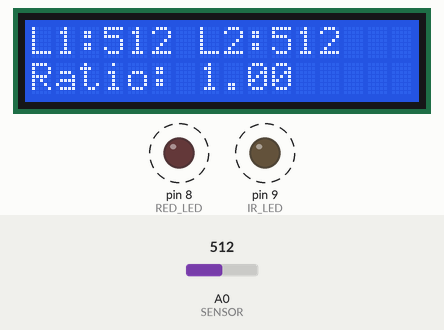
Recording of a sketch running on a simulated Arduino Uno, built with avr-gcc and run on an emulated ATmega328P. On the bench: 16×2 character LCD, output pins drawn as LEDs (lit = HIGH). Dashed ring = blinking. The inputs (shaded band) are chosen by the test bench; at power-on: A0 (SENSOR) = 512. What the sketch prints to the serial monitor is not drawn.

Above: at 3.5 s.
3.6 s: A0 (SENSOR) set to 716
At 6.12 s:
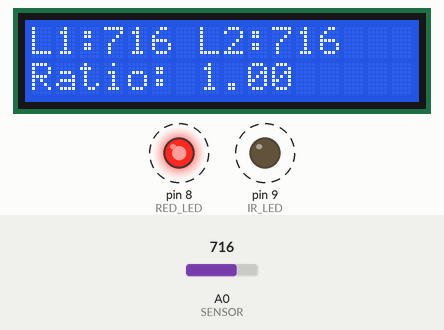
6.6 s: A0 (SENSOR) set to 900
At 8.57 s:
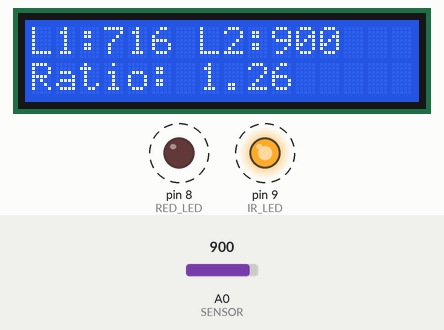
9.3 s: A0 (SENSOR) set to 1023
At 11.5 s:
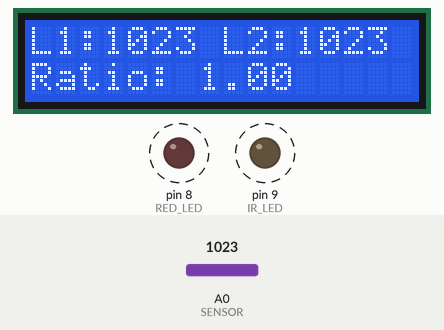
Timing chart, 0 to 18.3 s (numbered marks = the images above; inputs shaded):
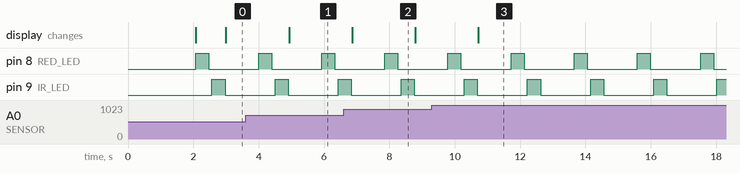

The sketch:

chlorophyll_estimator.ino
```cpp
#include <LiquidCrystal.h>

// Initialize LCD: RS, E, D4, D5, D6, D7
LiquidCrystal lcd(12, 11, 5, 4, 3, 2);

// Define component pins
const int RED_LED = 8;
const int IR_LED = 9;
const int SENSOR = A0;

// Variables for sensor readings
int redValue = 0;
int irValue = 0;

// Function to read sensor 10 times
// and calculate the average value
int readSensor() {
  long total = 0;

  for (int i = 0; i < 10; i++) {
    total += analogRead(SENSOR);
    delay(20);
  }

  return total / 10;
}

// Initial setup
void setup() {
  pinMode(RED_LED, OUTPUT);
  pinMode(IR_LED, OUTPUT);

  Serial.begin(9600);

  lcd.begin(16, 2);

  // Display project title
  lcd.print("Optical");
  lcd.setCursor(0, 1);
  lcd.print("Chlorophyll");
  delay(2000);
  lcd.clear();

  Serial.println("Optical Chlorophyll Estimator");
  Serial.println("System initialized");
}

// Main program
void loop() {

  // Turn on red LED and read sensor
  digitalWrite(RED_LED, HIGH);
  delay(200);

  redValue = readSensor();

  digitalWrite(RED_LED, LOW);
  delay(100);

  // Turn on second LED and read sensor
  digitalWrite(IR_LED, HIGH);
  delay(200);

  irValue = readSensor();

  digitalWrite(IR_LED, LOW);

  // Calculate optical ratio
  float ratio = (float)irValue / (redValue + 1);

  // Display readings on LCD
  lcd.setCursor(0, 0);
  lcd.print("L1:");
  lcd.print(redValue);
  lcd.print(" L2:");
  lcd.print(irValue);
  lcd.print(" ");

  lcd.setCursor(0, 1);
  lcd.print("Ratio: ");
  lcd.print(ratio, 2);
  lcd.print("       ");

  // Display readings in Serial Monitor
  Serial.println("--------------------");
  Serial.print("Red reading: ");
  Serial.println(redValue);

  Serial.print("Second LED reading: ");
  Serial.println(irValue);

  Serial.print("Optical ratio: ");
  Serial.println(ratio, 3);

  delay(1000);
}
```

Measured:
- after the input at 3.6 s, the display: changes after 1.3 s (image 1)
- after the input at 6.6 s, the display: changes after 0.26 s (image 2)
- after the input at 9.3 s, the display: changes after 1.4 s (image 3)
- by itself, pin 8 (RED_LED), pin 9 (IR_LED): alternates HIGH for 0.40 s and LOW for 1.5 s
- what the display in image 2 shows lasts 1.9 s, from 6.9 s to 8.8 s
